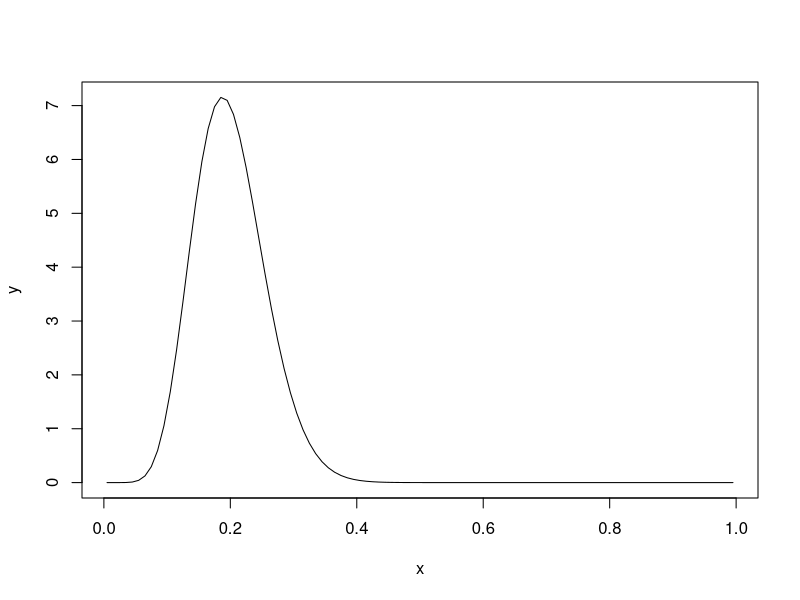
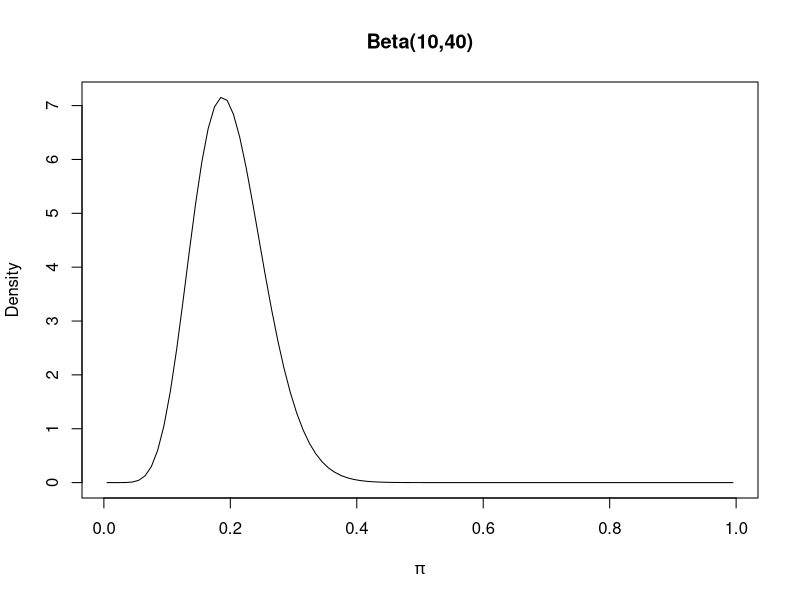
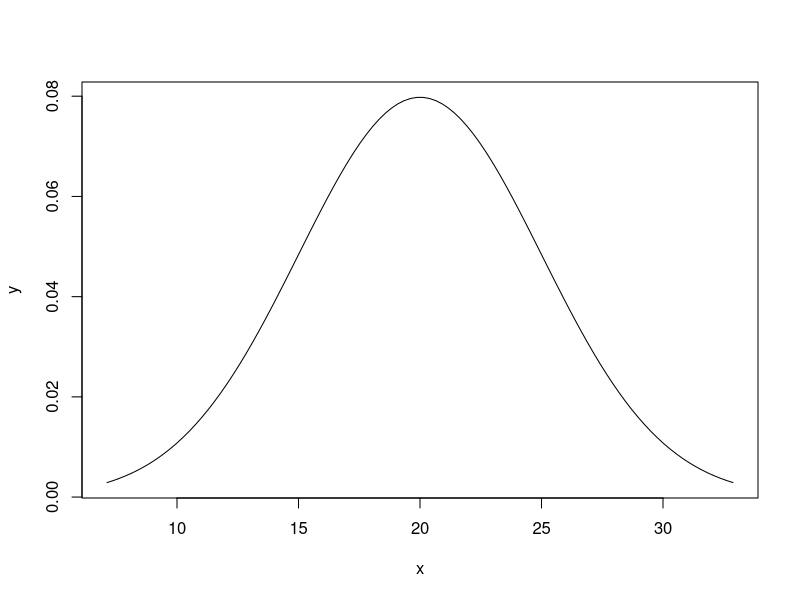
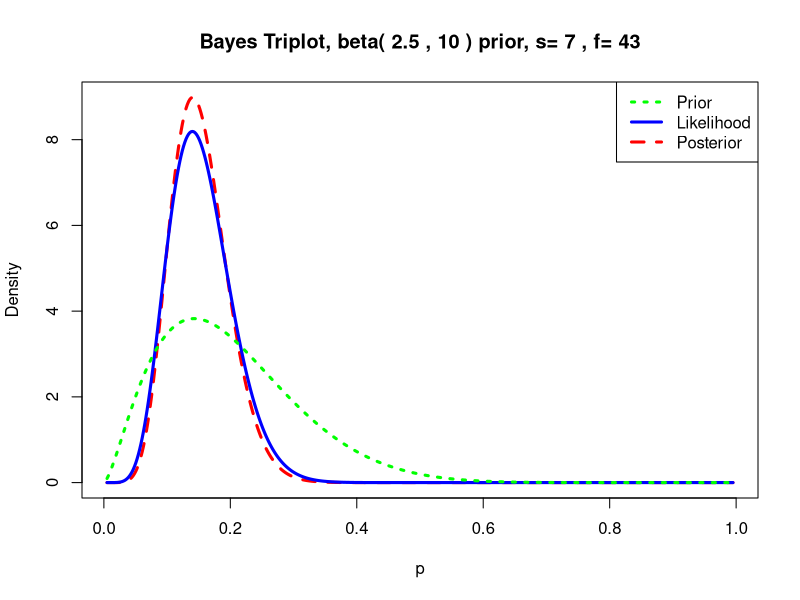

Here is the R script that generated these plots, in order:

# Bayes for proportion ----------------------------------------------------
# Ref: Applied Bayesian Statistics With R and OpenBUGS Examples
# 3.6.2 Summarizing and Graphing Probability Distributions in R

# CI for proportion
qbeta(c(0.025, 0.975), 10, 40) # 0.1024494 0.3202212

# curves for proportions space
x <- seq(0.005,0.995,length=100)
y <- dbeta(x, 10, 40)
plot(x,y,type="l")

plot(x, y, type="l", xlab=expression(pi),
     ylab="Density",
     main = "Beta(10,40)")

# normal distribution
x <- seq( qnorm( 0.005, 20,5 ), qnorm( 0.995, 20, 5),
          length = 100)
y <- dnorm( x, 20, 5)
plot( x,y, type="l")


# 3.6.4.1 LearnBayes ------------------------------------------------------

library(LearnBayes)
triplot( c(2.5, 10), c(7,43) )
